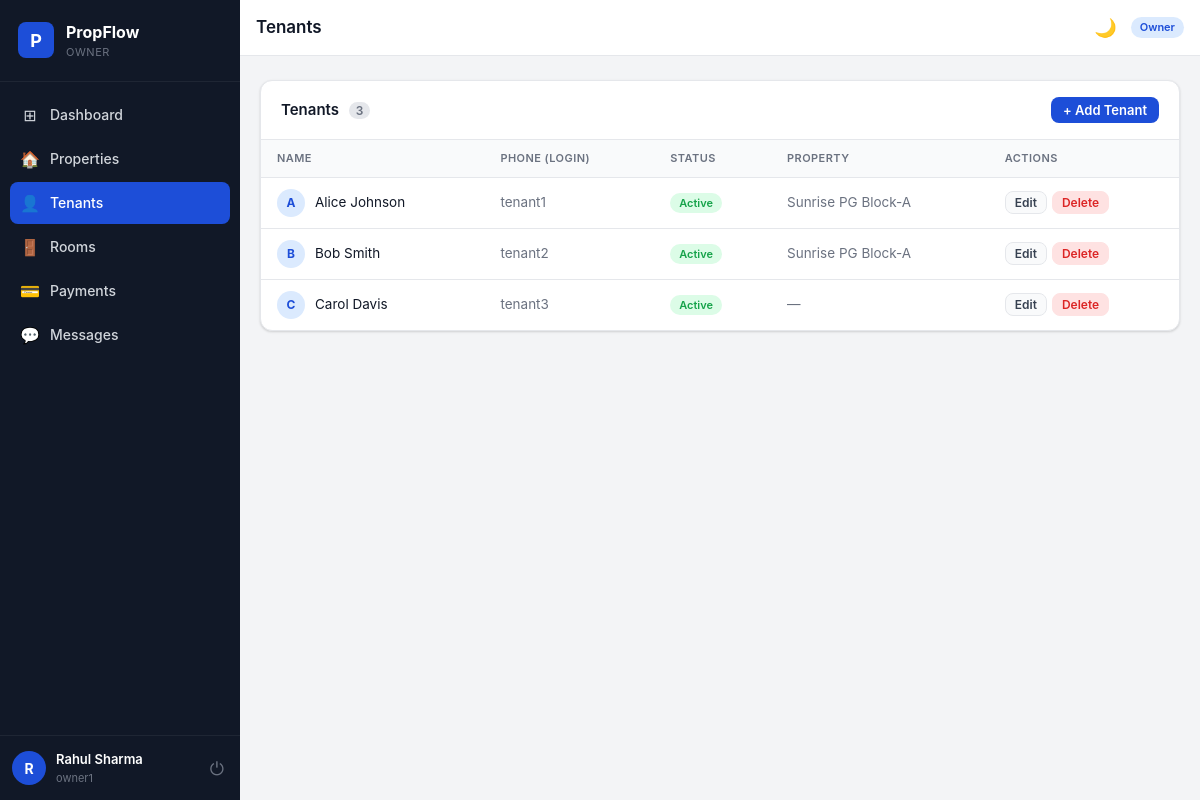
The page /owner/tenants (signed in) on the database as committed earlier.
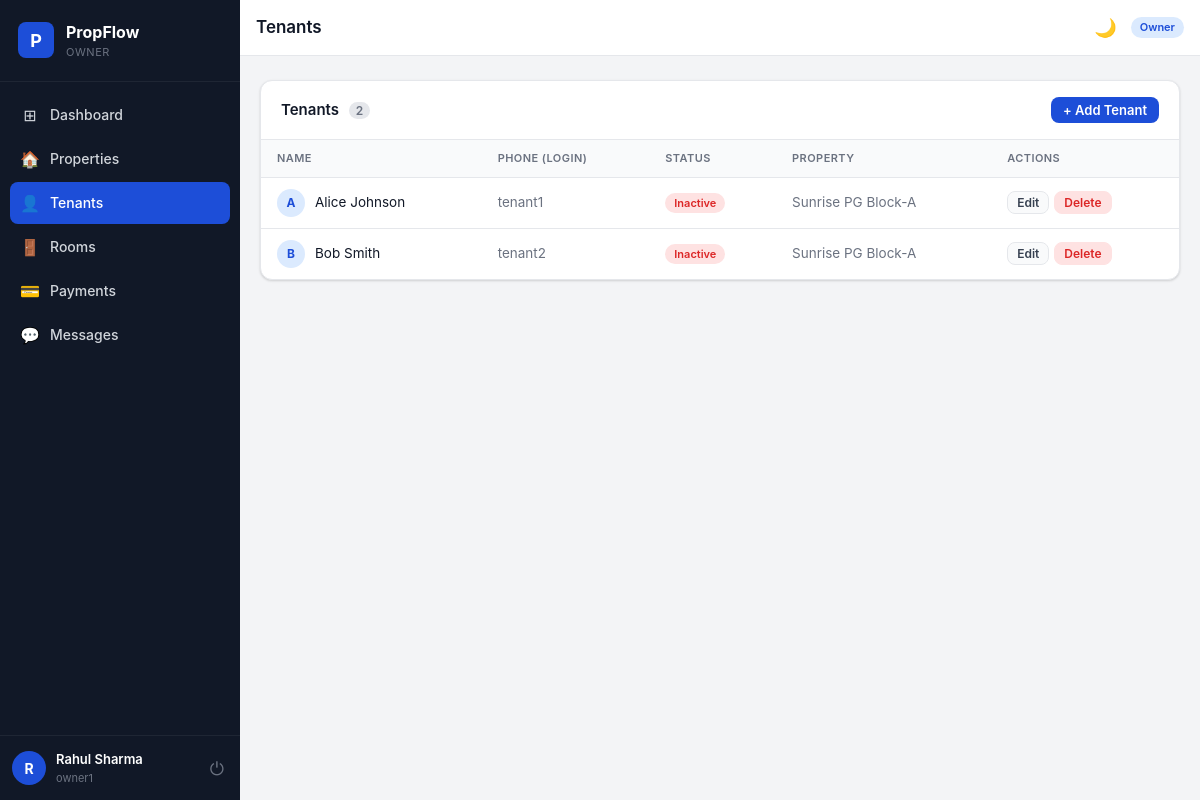
The same page on the database as committed later.
### models.py (models this page shows, shortened)
class User(UserMixin, db.Model):
    __tablename__ = "users"
    id            = db.Column(db.Integer, primary_key=True)
    phone         = db.Column(db.String(30),  unique=True, nullable=False)
    full_name     = db.Column(db.String(150), nullable=False)
    password_hash = db.Column(db.String(255), nullable=False)
    role          = db.Column(db.String(10),  nullable=False, default="tenant")  # admin|owner|tenant
    is_active     = db.Column(db.Boolean, default=True,  nullable=False)
    owner_id      = db.Column(db.Integer,
                               db.ForeignKey("users.id", ondelete="SET NULL"),
                               nullable=True)
    created_at    = db.Column(db.DateTime, default=now_utc, nullable=False)
    updated_at    = db.Column(db.DateTime, default=now_utc, onupdate=now_utc, nullable=False)
    owned_tenants     = db.relationship(
        "User", foreign_keys=[owner_id],
        backref=db.backref("owner_user", remote_side=[id]),
        lazy="dynamic"
    )
    properties        = db.relationship("Property",       back_populates="owner",
                                        foreign_keys="Property.owner_id",    lazy="dynamic")
    tenancies         = db.relationship("PropertyTenant", back_populates="tenant",
                                        foreign_keys="PropertyTenant.tenant_id", lazy="dynamic")
    payments          = db.relationship("Payment",        back_populates="tenant",
                                        foreign_keys="Payment.tenant_id",    lazy="dynamic")
    notifications     = db.relationship("Notification",   back_populates="user",   lazy="dynamic")
    sent_messages     = db.relationship("Message", back_populates="sender",
                                        foreign_keys="Message.sender_id",    lazy="dynamic")
    received_messages = db.relationship("Message", back_populates="receiver",
                                        foreign_keys="Message.receiver_id",  lazy="dynamic")
    room_assignments  = db.relationship("RoomTenant", back_populates="tenant",
                                        foreign_keys="RoomTenant.tenant_id", lazy="dynamic")
    def to_dict(self):
        return {
            "id": self.id, "phone": self.phone, "full_name": self.full_name,
            "role": self.role, "is_active": self.is_active, "owner_id": self.owner_id,
            "created_at": to_ist(self.created_at),
        }
    __table_args__ = (
        Index("ix_users_phone", "phone"),
        Index("ix_users_role",  "role"),
        Index("ix_users_owner_role", "owner_id", "role"),
    )

class Property(db.Model):
    __tablename__ = "properties"
    id            = db.Column(db.Integer, primary_key=True)
    name          = db.Column(db.String(200), nullable=False)
    address       = db.Column(db.Text,        nullable=False)
    city          = db.Column(db.String(100), nullable=False)
    state         = db.Column(db.String(50),  nullable=True)
    zip_code      = db.Column(db.String(20),  nullable=True)
    unit_number   = db.Column(db.String(50),  nullable=True)
    property_type = db.Column(db.String(50),  default="apartment")
    bedrooms      = db.Column(db.Integer,     nullable=True)
    bathrooms     = db.Column(db.Integer,     nullable=True)
    area_sqft     = db.Column(db.Float,       nullable=True)
    monthly_rent  = db.Column(db.Numeric(10, 2), nullable=False)
    description   = db.Column(db.Text,        nullable=True)
    status        = db.Column(db.String(20),  default="available", nullable=False)
    owner_id      = db.Column(db.Integer,
                               db.ForeignKey("users.id", ondelete="CASCADE"),
                               nullable=False)
    is_deleted    = db.Column(db.Boolean, default=False, nullable=False)
    created_at    = db.Column(db.DateTime, default=now_utc)
    updated_at    = db.Column(db.DateTime, default=now_utc, onupdate=now_utc)
    owner    = db.relationship("User",           back_populates="properties", foreign_keys=[owner_id])
    tenants  = db.relationship("PropertyTenant", back_populates="property",   lazy="dynamic")
    payments = db.relationship("Payment",        back_populates="property",   lazy="dynamic")
    rooms    = db.relationship("Room",           back_populates="prop",       lazy="dynamic")
    __table_args__ = (
        Index("ix_properties_owner_id",  "owner_id"),
        Index("ix_properties_status",    "status"),
    )

### routes/owner.py (the view)
@owner_bp.route("/tenants")
@login_required
@role_required("owner")
def tenants():
    my_tenants = _tenant_svc.list_for_owner(current_user.id, include_inactive=True)
    my_props   = Property.query.filter_by(owner_id=current_user.id, is_deleted=False).all()
    return render_template("owner/tenants.html", tenants=my_tenants, properties=my_props)

### models.py (called while the page is built)
def to_ist(dt):
    if not dt:
        return None
    ist = dt + timedelta(hours=5, minutes=30)
    return ist.strftime("%d-%m-%Y %I:%M %p")

### routes/__init__.py (called while the page is built)
def role_required(*roles):
    def decorator(f):
        @wraps(f)
        def decorated(*args, **kwargs):
            if not current_user.is_authenticated:
                if request.path.startswith("/api/") or request.is_json:
                    return jsonify({"error": "Login required"}), 401
                return redirect(url_for("auth.login"))
            if current_user.role not in roles:
                if request.path.startswith("/api/") or request.is_json:
                    return jsonify({"error": "Access denied"}), 403
                abort(403)
            return f(*args, **kwargs)
        return decorated
    return decorator

### services/tenant.py (called while the page is built)
    def list_for_owner(self, owner_id: int, include_inactive: bool = False):
        q = User.query.filter_by(owner_id=owner_id, role="tenant")
        if not include_inactive:
            q = q.filter_by(is_active=True)
        return q.order_by(User.full_name).all()

### templates/owner/tenants.html (shortened to what this page needs)
{% extends "base.html" %}
{% block page_title %}Tenants{% endblock %}
{% block content %}
<div class="card">
  <div class="card-header">
    <h2>Tenants <span class="badge-count">{{ tenants|length }}</span></h2>
    <button class="btn btn-primary btn-sm" onclick="openModal('addTenantModal')">+ Add Tenant</button>
  </div>
  <div class="table-wrap">
    <table class="table">
      <thead><tr><th>Name</th><th>Phone (Login)</th><th>Status</th><th>Property</th><th>Actions</th></tr></thead>
      <tbody>
        {% for t in tenants %}
        <tr>
          <td>
            <div class="user-cell">
              <div class="avatar avatar-sm" style="background:#dbeafe;color:#1d4ed8">{{ t.full_name[0].upper() }}</div>
              {{ t.full_name }}
            </div>
          </td>
          <td class="text-muted font-mono">{{ t.phone }}</td>
          <td><span class="badge badge-{{ 'completed' if t.is_active else 'overdue' }}">{{ 'Active' if t.is_active else 'Inactive' }}</span></td>
          <td class="text-muted">
            {% set tenancy = t.tenancies.first() %}
            {{ tenancy.property.name if tenancy and tenancy.property else '—' }}
          </td>
          <td>
            <div class="action-btns">
              <button class="btn btn-ghost btn-xs" onclick='openEditTenant({{ t.to_dict()|tojson }})'>Edit</button>
              <form method="POST" action="{{ url_for('owner.delete_tenant', tid=t.id) }}" style="display:inline" onsubmit="return confirm('Delete {{ t.full_name }}? This cannot be undone.')">
                <button class="btn btn-danger btn-xs">Delete</button>
              </form>
            </div>
          </td>
        </tr>
        {% else %}
        <tr><td colspan="5" class="text-center text-muted py-32">No tenants yet. Add your first tenant below.</td></tr>
        {% endfor %}
      </tbody>
    </table>
  </div>
</div>
{% endblock %}

Rows that differ between the two databases and show on the page:
removed User: full_name "C", full_name "Carol Davis", phone "tenant3", is_active "Active", property "—"
changed User "Alice Johnson": is_active "Active" → "Inactive"
changed User "Bob Smith": is_active "Active" → "Inactive"
Other text that changed with them:
{{ tenants|length }}: "3" → "2"
